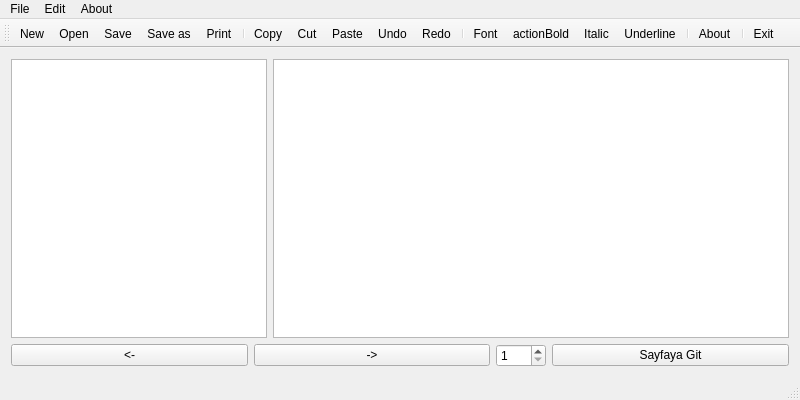
<?xml version="1.0" encoding="UTF-8"?>
<ui version="4.0">
 <class>Notepad</class>
 <widget class="QMainWindow" name="Notepad">
  <property name="geometry">
   <rect>
    <x>0</x>
    <y>0</y>
    <width>800</width>
    <height>400</height>
   </rect>
  </property>
  <property name="windowTitle">
   <string>Notepad</string>
  </property>
  <widget class="QWidget" name="centralWidget">
   <layout class="QVBoxLayout" name="verticalLayout">
    <item>
     <layout class="QHBoxLayout" name="horizontalLayout">
      <item>
       <widget class="QListWidget" name="listWidget">
        <property name="sizePolicy">
         <sizepolicy hsizetype="Minimum" vsizetype="Expanding">
          <horstretch>0</horstretch>
          <verstretch>0</verstretch>
         </sizepolicy>
        </property>
        <property name="maximumSize">
         <size>
          <width>16777215</width>
          <height>16777215</height>
         </size>
        </property>
        <property name="baseSize">
         <size>
          <width>0</width>
          <height>0</height>
         </size>
        </property>
       </widget>
      </item>
      <item>
       <widget class="QTextEdit" name="textEdit"/>
      </item>
     </layout>
    </item>
    <item>
     <layout class="QHBoxLayout" name="horizontalLayout_2">
      <item>
       <widget class="QPushButton" name="prevPage">
        <property name="text">
         <string>&lt;-</string>
        </property>
       </widget>
      </item>
      <item>
       <widget class="QPushButton" name="nextPage">
        <property name="text">
         <string>-&gt;</string>
        </property>
       </widget>
      </item>
      <item>
       <widget class="QSpinBox" name="gotopage_spinBox">
        <property name="maximumSize">
         <size>
          <width>50</width>
          <height>16777215</height>
         </size>
        </property>
        <property name="minimum">
         <number>1</number>
        </property>
        <property name="maximum">
         <number>604</number>
        </property>
       </widget>
      </item>
      <item>
       <widget class="QPushButton" name="gotopage_button">
        <property name="text">
         <string>Sayfaya Git</string>
        </property>
       </widget>
      </item>
     </layout>
    </item>
   </layout>
  </widget>
  <widget class="QMenuBar" name="menuBar">
   <property name="geometry">
    <rect>
     <x>0</x>
     <y>0</y>
     <width>800</width>
     <height>21</height>
    </rect>
   </property>
   <widget class="QMenu" name="menuFile">
    <property name="title">
     <string>File</string>
    </property>
    <addaction name="actionNew"/>
    <addaction name="actionOpen"/>
    <addaction name="actionSave"/>
    <addaction name="actionSave_as"/>
    <addaction name="actionPrint"/>
    <addaction name="separator"/>
    <addaction name="actionExit"/>
   </widget>
   <widget class="QMenu" name="menuEdit">
    <property name="title">
     <string>Edit</string>
    </property>
    <addaction name="actionCopy"/>
    <addaction name="actionCut"/>
    <addaction name="actionPaste"/>
    <addaction name="separator"/>
    <addaction name="actionUndo"/>
    <addaction name="actionRedo"/>
    <addaction name="actionFont"/>
   </widget>
   <widget class="QMenu" name="menuAbout">
    <property name="title">
     <string>About</string>
    </property>
    <addaction name="actionAbout"/>
   </widget>
   <addaction name="menuFile"/>
   <addaction name="menuEdit"/>
   <addaction name="menuAbout"/>
  </widget>
  <widget class="QToolBar" name="mainToolBar">
   <attribute name="toolBarArea">
    <enum>TopToolBarArea</enum>
   </attribute>
   <attribute name="toolBarBreak">
    <bool>false</bool>
   </attribute>
   <addaction name="actionNew"/>
   <addaction name="actionOpen"/>
   <addaction name="actionSave"/>
   <addaction name="actionSave_as"/>
   <addaction name="actionPrint"/>
   <addaction name="separator"/>
   <addaction name="actionCopy"/>
   <addaction name="actionCut"/>
   <addaction name="actionPaste"/>
   <addaction name="actionUndo"/>
   <addaction name="actionRedo"/>
   <addaction name="separator"/>
   <addaction name="actionFont"/>
   <addaction name="actionBold"/>
   <addaction name="actionItalic"/>
   <addaction name="actionUnderline"/>
   <addaction name="separator"/>
   <addaction name="actionAbout"/>
   <addaction name="separator"/>
   <addaction name="actionExit"/>
  </widget>
  <widget class="QStatusBar" name="statusBar"/>
  <action name="actionNew">
   <property name="icon">
    <iconset resource="notepad.qrc">
     <normaloff>:/images/new.png</normaloff>:/images/new.png</iconset>
   </property>
   <property name="text">
    <string>New</string>
   </property>
   <property name="toolTip">
    <string>New text document</string>
   </property>
   <property name="shortcut">
    <string>Ctrl+N</string>
   </property>
  </action>
  <action name="actionOpen">
   <property name="icon">
    <iconset resource="notepad.qrc">
     <normaloff>:/images/open.png</normaloff>:/images/open.png</iconset>
   </property>
   <property name="text">
    <string>Open</string>
   </property>
   <property name="toolTip">
    <string>Open file</string>
   </property>
   <property name="shortcut">
    <string>Ctrl+O</string>
   </property>
  </action>
  <action name="actionSave">
   <property name="icon">
    <iconset resource="notepad.qrc">
     <normaloff>:/images/save.png</normaloff>:/images/save.png</iconset>
   </property>
   <property name="text">
    <string>Save</string>
   </property>
   <property name="toolTip">
    <string>Save file</string>
   </property>
   <property name="shortcut">
    <string>Ctrl+S</string>
   </property>
  </action>
  <action name="actionSave_as">
   <property name="icon">
    <iconset resource="notepad.qrc">
     <normaloff>:/images/save_as.png</normaloff>:/images/save_as.png</iconset>
   </property>
   <property name="text">
    <string>Save as</string>
   </property>
   <property name="toolTip">
    <string>Save file as</string>
   </property>
   <property name="shortcut">
    <string>Alt+S</string>
   </property>
  </action>
  <action name="actionPrint">
   <property name="icon">
    <iconset resource="notepad.qrc">
     <normaloff>:/images/print.png</normaloff>:/images/print.png</iconset>
   </property>
   <property name="text">
    <string>Print</string>
   </property>
   <property name="toolTip">
    <string>Print file</string>
   </property>
   <property name="shortcut">
    <string>Ctrl+P</string>
   </property>
  </action>
  <action name="actionExit">
   <property name="icon">
    <iconset theme="exit.png" resource="notepad.qrc">
     <normaloff>:/images/exit.png</normaloff>:/images/exit.png</iconset>
   </property>
   <property name="text">
    <string>Exit</string>
   </property>
   <property name="toolTip">
    <string>Exit notepad</string>
   </property>
  </action>
  <action name="actionCopy">
   <property name="icon">
    <iconset resource="notepad.qrc">
     <normaloff>:/images/copy.png</normaloff>:/images/copy.png</iconset>
   </property>
   <property name="text">
    <string>Copy</string>
   </property>
   <property name="shortcut">
    <string>Ctrl+C</string>
   </property>
  </action>
  <action name="actionCut">
   <property name="icon">
    <iconset resource="notepad.qrc">
     <normaloff>:/images/cut.png</normaloff>:/images/cut.png</iconset>
   </property>
   <property name="text">
    <string>Cut</string>
   </property>
   <property name="shortcut">
    <string>Ctrl+X</string>
   </property>
  </action>
  <action name="actionPaste">
   <property name="icon">
    <iconset resource="notepad.qrc">
     <normaloff>:/images/paste.png</normaloff>:/images/paste.png</iconset>
   </property>
   <property name="text">
    <string>Paste</string>
   </property>
   <property name="shortcut">
    <string>Ctrl+V</string>
   </property>
  </action>
  <action name="actionUndo">
   <property name="icon">
    <iconset resource="notepad.qrc">
     <normaloff>:/images/edit_undo.png</normaloff>:/images/edit_undo.png</iconset>
   </property>
   <property name="text">
    <string>Undo</string>
   </property>
   <property name="shortcut">
    <string>Ctrl+Z</string>
   </property>
  </action>
  <action name="actionRedo">
   <property name="icon">
    <iconset resource="notepad.qrc">
     <normaloff>:/images/edit_redo.png</normaloff>:/images/edit_redo.png</iconset>
   </property>
   <property name="text">
    <string>Redo</string>
   </property>
   <property name="shortcut">
    <string>Ctrl+Y</string>
   </property>
  </action>
  <action name="actionFont">
   <property name="icon">
    <iconset resource="notepad.qrc">
     <normaloff>:/images/font.png</normaloff>:/images/font.png</iconset>
   </property>
   <property name="text">
    <string>Font</string>
   </property>
   <property name="shortcut">
    <string>Ctrl+F</string>
   </property>
  </action>
  <action name="actionItalic">
   <property name="checkable">
    <bool>true</bool>
   </property>
   <property name="icon">
    <iconset resource="notepad.qrc">
     <normaloff>:/images/italic.png</normaloff>:/images/italic.png</iconset>
   </property>
   <property name="text">
    <string>Italic</string>
   </property>
   <property name="toolTip">
    <string>Italic font</string>
   </property>
   <property name="shortcut">
    <string>Ctrl+I</string>
   </property>
  </action>
  <action name="actionBold">
   <property name="checkable">
    <bool>true</bool>
   </property>
   <property name="icon">
    <iconset resource="notepad.qrc">
     <normaloff>:/images/bold.png</normaloff>:/images/bold.png</iconset>
   </property>
   <property name="text">
    <string>actionBold</string>
   </property>
   <property name="toolTip">
    <string>Bold</string>
   </property>
   <property name="shortcut">
    <string>Ctrl+B</string>
   </property>
  </action>
  <action name="actionUnderline">
   <property name="checkable">
    <bool>true</bool>
   </property>
   <property name="icon">
    <iconset resource="notepad.qrc">
     <normaloff>:/images/underline.png</normaloff>:/images/underline.png</iconset>
   </property>
   <property name="text">
    <string>Underline</string>
   </property>
   <property name="toolTip">
    <string>Underline</string>
   </property>
   <property name="shortcut">
    <string>Ctrl+U</string>
   </property>
  </action>
  <action name="actionAbout">
   <property name="icon">
    <iconset resource="notepad.qrc">
     <normaloff>:/images/info.png</normaloff>:/images/info.png</iconset>
   </property>
   <property name="text">
    <string>About</string>
   </property>
   <property name="toolTip">
    <string>About Notepad</string>
   </property>
  </action>
 </widget>
 <layoutdefault spacing="6" margin="11"/>
 <resources>
  <include location="notepad.qrc"/>
 </resources>
 <connections/>
</ui>
